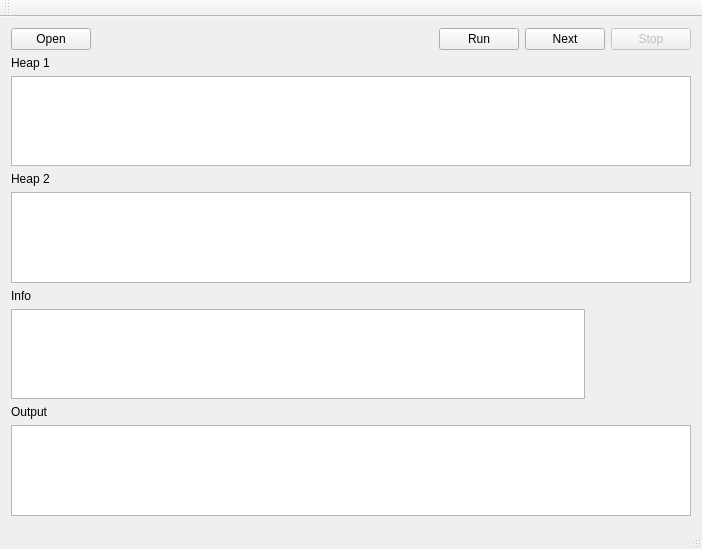
<?xml version="1.0" encoding="UTF-8"?>
<ui version="4.0">
 <class>MainWindow</class>
 <widget class="QMainWindow" name="MainWindow">
  <property name="geometry">
   <rect>
    <x>0</x>
    <y>0</y>
    <width>702</width>
    <height>549</height>
   </rect>
  </property>
  <property name="windowTitle">
   <string>MainWindow</string>
  </property>
  <widget class="QWidget" name="centralWidget">
   <layout class="QVBoxLayout" name="verticalLayout_2">
    <item>
     <layout class="QVBoxLayout" name="verticalLayout">
      <item>
       <layout class="QHBoxLayout" name="horizontalLayout">
        <item>
         <widget class="QPushButton" name="openButton">
          <property name="text">
           <string>Open</string>
          </property>
         </widget>
        </item>
        <item>
         <spacer name="horizontalSpacer">
          <property name="orientation">
           <enum>Qt::Horizontal</enum>
          </property>
          <property name="sizeHint" stdset="0">
           <size>
            <width>40</width>
            <height>20</height>
           </size>
          </property>
         </spacer>
        </item>
        <item>
         <widget class="QPushButton" name="runButton">
          <property name="text">
           <string>Run</string>
          </property>
         </widget>
        </item>
        <item>
         <widget class="QPushButton" name="nextButton">
          <property name="text">
           <string>Next</string>
          </property>
         </widget>
        </item>
        <item>
         <widget class="QPushButton" name="stopButton">
          <property name="enabled">
           <bool>false</bool>
          </property>
          <property name="text">
           <string>Stop</string>
          </property>
         </widget>
        </item>
       </layout>
      </item>
      <item>
       <widget class="QLabel" name="heap1Label">
        <property name="frameShape">
         <enum>QFrame::NoFrame</enum>
        </property>
        <property name="text">
         <string>Heap 1</string>
        </property>
       </widget>
      </item>
      <item>
       <widget class="QGraphicsView" name="heap1View">
        <property name="minimumSize">
         <size>
          <width>0</width>
          <height>83</height>
         </size>
        </property>
        <property name="baseSize">
         <size>
          <width>0</width>
          <height>82</height>
         </size>
        </property>
       </widget>
      </item>
      <item>
       <widget class="QLabel" name="heap2Label">
        <property name="frameShape">
         <enum>QFrame::NoFrame</enum>
        </property>
        <property name="text">
         <string>Heap 2</string>
        </property>
       </widget>
      </item>
      <item>
       <widget class="QGraphicsView" name="heap2View">
        <property name="minimumSize">
         <size>
          <width>0</width>
          <height>83</height>
         </size>
        </property>
        <property name="baseSize">
         <size>
          <width>0</width>
          <height>82</height>
         </size>
        </property>
       </widget>
      </item>
      <item>
       <widget class="QLabel" name="label">
        <property name="text">
         <string>Info</string>
        </property>
       </widget>
      </item>
      <item>
       <layout class="QHBoxLayout" name="horizontalLayout_3">
        <item>
         <widget class="QTextEdit" name="logOut">
          <property name="baseSize">
           <size>
            <width>0</width>
            <height>55</height>
           </size>
          </property>
          <property name="readOnly">
           <bool>true</bool>
          </property>
         </widget>
        </item>
        <item>
         <widget class="QLabel" name="statLabel">
          <property name="minimumSize">
           <size>
            <width>100</width>
            <height>0</height>
           </size>
          </property>
          <property name="text">
           <string/>
          </property>
          <property name="alignment">
           <set>Qt::AlignLeading|Qt::AlignLeft|Qt::AlignTop</set>
          </property>
         </widget>
        </item>
       </layout>
      </item>
      <item>
       <widget class="QLabel" name="label_2">
        <property name="text">
         <string>Output</string>
        </property>
       </widget>
      </item>
      <item>
       <widget class="QTextEdit" name="outText"/>
      </item>
     </layout>
    </item>
   </layout>
  </widget>
  <widget class="QMenuBar" name="menuBar">
   <property name="geometry">
    <rect>
     <x>0</x>
     <y>0</y>
     <width>702</width>
     <height>25</height>
    </rect>
   </property>
  </widget>
  <widget class="QToolBar" name="mainToolBar">
   <attribute name="toolBarArea">
    <enum>TopToolBarArea</enum>
   </attribute>
   <attribute name="toolBarBreak">
    <bool>false</bool>
   </attribute>
  </widget>
  <widget class="QStatusBar" name="statusBar"/>
 </widget>
 <layoutdefault spacing="6" margin="11"/>
 <resources/>
 <connections/>
</ui>
